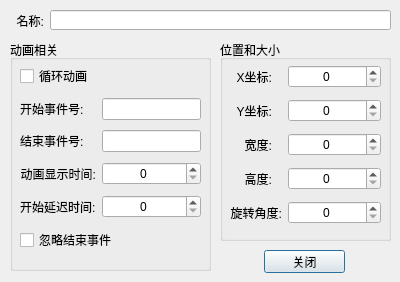
<?xml version="1.0" encoding="UTF-8"?>
<ui version="4.0">
 <class>CItemPropertyDialog</class>
 <widget class="QDialog" name="CItemPropertyDialog">
  <property name="geometry">
   <rect>
    <x>0</x>
    <y>0</y>
    <width>400</width>
    <height>282</height>
   </rect>
  </property>
  <property name="sizePolicy">
   <sizepolicy hsizetype="Fixed" vsizetype="Fixed">
    <horstretch>0</horstretch>
    <verstretch>0</verstretch>
   </sizepolicy>
  </property>
  <property name="minimumSize">
   <size>
    <width>400</width>
    <height>282</height>
   </size>
  </property>
  <property name="maximumSize">
   <size>
    <width>400</width>
    <height>282</height>
   </size>
  </property>
  <property name="windowTitle">
   <string>编辑属性</string>
  </property>
  <widget class="QPushButton" name="btnOK">
   <property name="geometry">
    <rect>
     <x>264</x>
     <y>250</y>
     <width>81</width>
     <height>23</height>
    </rect>
   </property>
   <property name="text">
    <string>关闭</string>
   </property>
   <property name="default">
    <bool>true</bool>
   </property>
  </widget>
  <widget class="QLineEdit" name="lineEdit_Name">
   <property name="geometry">
    <rect>
     <x>50</x>
     <y>10</y>
     <width>341</width>
     <height>20</height>
    </rect>
   </property>
  </widget>
  <widget class="QLabel" name="nameLabel">
   <property name="geometry">
    <rect>
     <x>2</x>
     <y>10</y>
     <width>42</width>
     <height>21</height>
    </rect>
   </property>
   <property name="sizePolicy">
    <sizepolicy hsizetype="Fixed" vsizetype="Preferred">
     <horstretch>0</horstretch>
     <verstretch>0</verstretch>
    </sizepolicy>
   </property>
   <property name="minimumSize">
    <size>
     <width>42</width>
     <height>0</height>
    </size>
   </property>
   <property name="text">
    <string>名称:</string>
   </property>
   <property name="alignment">
    <set>Qt::AlignRight|Qt::AlignTrailing|Qt::AlignVCenter</set>
   </property>
  </widget>
  <widget class="QGroupBox" name="groupBox">
   <property name="geometry">
    <rect>
     <x>220</x>
     <y>40</y>
     <width>171</width>
     <height>201</height>
    </rect>
   </property>
   <property name="title">
    <string>位置和大小</string>
   </property>
   <widget class="QWidget" name="layoutWidget">
    <property name="geometry">
     <rect>
      <x>10</x>
      <y>20</y>
      <width>151</width>
      <height>171</height>
     </rect>
    </property>
    <layout class="QGridLayout" name="gridLayout">
     <item row="0" column="0">
      <widget class="QLabel" name="pos_X">
       <property name="sizePolicy">
        <sizepolicy hsizetype="Fixed" vsizetype="Preferred">
         <horstretch>0</horstretch>
         <verstretch>0</verstretch>
        </sizepolicy>
       </property>
       <property name="minimumSize">
        <size>
         <width>42</width>
         <height>0</height>
        </size>
       </property>
       <property name="layoutDirection">
        <enum>Qt::LeftToRight</enum>
       </property>
       <property name="text">
        <string>X坐标:</string>
       </property>
       <property name="alignment">
        <set>Qt::AlignRight|Qt::AlignTrailing|Qt::AlignVCenter</set>
       </property>
      </widget>
     </item>
     <item row="0" column="1">
      <widget class="QSpinBox" name="spinBox_X">
       <property name="alignment">
        <set>Qt::AlignCenter</set>
       </property>
       <property name="maximum">
        <number>5000</number>
       </property>
      </widget>
     </item>
     <item row="1" column="0">
      <widget class="QLabel" name="pos_Y">
       <property name="sizePolicy">
        <sizepolicy hsizetype="Fixed" vsizetype="Preferred">
         <horstretch>0</horstretch>
         <verstretch>0</verstretch>
        </sizepolicy>
       </property>
       <property name="minimumSize">
        <size>
         <width>42</width>
         <height>0</height>
        </size>
       </property>
       <property name="layoutDirection">
        <enum>Qt::LeftToRight</enum>
       </property>
       <property name="text">
        <string>Y坐标:</string>
       </property>
       <property name="alignment">
        <set>Qt::AlignRight|Qt::AlignTrailing|Qt::AlignVCenter</set>
       </property>
      </widget>
     </item>
     <item row="1" column="1">
      <widget class="QSpinBox" name="spinBox_Y">
       <property name="alignment">
        <set>Qt::AlignCenter</set>
       </property>
       <property name="maximum">
        <number>5000</number>
       </property>
      </widget>
     </item>
     <item row="2" column="0">
      <widget class="QLabel" name="size_Width">
       <property name="sizePolicy">
        <sizepolicy hsizetype="Fixed" vsizetype="Preferred">
         <horstretch>0</horstretch>
         <verstretch>0</verstretch>
        </sizepolicy>
       </property>
       <property name="minimumSize">
        <size>
         <width>42</width>
         <height>0</height>
        </size>
       </property>
       <property name="layoutDirection">
        <enum>Qt::LeftToRight</enum>
       </property>
       <property name="text">
        <string>宽度:</string>
       </property>
       <property name="alignment">
        <set>Qt::AlignRight|Qt::AlignTrailing|Qt::AlignVCenter</set>
       </property>
      </widget>
     </item>
     <item row="2" column="1">
      <widget class="QSpinBox" name="spinBox_Width">
       <property name="alignment">
        <set>Qt::AlignCenter</set>
       </property>
       <property name="maximum">
        <number>1000</number>
       </property>
      </widget>
     </item>
     <item row="3" column="0">
      <widget class="QLabel" name="size_Height">
       <property name="sizePolicy">
        <sizepolicy hsizetype="Fixed" vsizetype="Preferred">
         <horstretch>0</horstretch>
         <verstretch>0</verstretch>
        </sizepolicy>
       </property>
       <property name="minimumSize">
        <size>
         <width>42</width>
         <height>0</height>
        </size>
       </property>
       <property name="layoutDirection">
        <enum>Qt::LeftToRight</enum>
       </property>
       <property name="text">
        <string>高度:</string>
       </property>
       <property name="alignment">
        <set>Qt::AlignRight|Qt::AlignTrailing|Qt::AlignVCenter</set>
       </property>
      </widget>
     </item>
     <item row="3" column="1">
      <widget class="QSpinBox" name="spinBox_Height">
       <property name="alignment">
        <set>Qt::AlignCenter</set>
       </property>
       <property name="maximum">
        <number>1000</number>
       </property>
      </widget>
     </item>
     <item row="4" column="0">
      <widget class="QLabel" name="pos_X_2">
       <property name="sizePolicy">
        <sizepolicy hsizetype="Fixed" vsizetype="Preferred">
         <horstretch>0</horstretch>
         <verstretch>0</verstretch>
        </sizepolicy>
       </property>
       <property name="minimumSize">
        <size>
         <width>42</width>
         <height>0</height>
        </size>
       </property>
       <property name="layoutDirection">
        <enum>Qt::LeftToRight</enum>
       </property>
       <property name="text">
        <string>旋转角度:</string>
       </property>
       <property name="alignment">
        <set>Qt::AlignRight|Qt::AlignTrailing|Qt::AlignVCenter</set>
       </property>
      </widget>
     </item>
     <item row="4" column="1">
      <widget class="QSpinBox" name="spinBox_Rotation">
       <property name="alignment">
        <set>Qt::AlignCenter</set>
       </property>
       <property name="maximum">
        <number>360</number>
       </property>
      </widget>
     </item>
    </layout>
   </widget>
  </widget>
  <widget class="QGroupBox" name="groupBox_2">
   <property name="geometry">
    <rect>
     <x>10</x>
     <y>40</y>
     <width>201</width>
     <height>231</height>
    </rect>
   </property>
   <property name="title">
    <string>动画相关</string>
   </property>
   <widget class="QWidget" name="layoutWidget">
    <property name="geometry">
     <rect>
      <x>10</x>
      <y>20</y>
      <width>181</width>
      <height>201</height>
     </rect>
    </property>
    <layout class="QGridLayout" name="gridLayout_2">
     <item row="1" column="0">
      <widget class="QLabel" name="eventNumberLabel">
       <property name="layoutDirection">
        <enum>Qt::RightToLeft</enum>
       </property>
       <property name="text">
        <string>开始事件号:</string>
       </property>
      </widget>
     </item>
     <item row="2" column="1">
      <widget class="QLineEdit" name="lineEdit_Event_Stop"/>
     </item>
     <item row="3" column="0">
      <widget class="QLabel" name="showTimeLabel">
       <property name="layoutDirection">
        <enum>Qt::RightToLeft</enum>
       </property>
       <property name="text">
        <string>动画显示时间:</string>
       </property>
       <property name="alignment">
        <set>Qt::AlignRight|Qt::AlignTrailing|Qt::AlignVCenter</set>
       </property>
      </widget>
     </item>
     <item row="5" column="0" colspan="2">
      <widget class="QCheckBox" name="checkBox_IgnoreEndEvent">
       <property name="text">
        <string>忽略结束事件</string>
       </property>
      </widget>
     </item>
     <item row="4" column="0">
      <widget class="QLabel" name="eventNumberLabel_3">
       <property name="layoutDirection">
        <enum>Qt::RightToLeft</enum>
       </property>
       <property name="text">
        <string>开始延迟时间:</string>
       </property>
      </widget>
     </item>
     <item row="1" column="1">
      <widget class="QLineEdit" name="lineEdit_Event_Start"/>
     </item>
     <item row="2" column="0">
      <widget class="QLabel" name="eventNumberLabel_2">
       <property name="layoutDirection">
        <enum>Qt::RightToLeft</enum>
       </property>
       <property name="text">
        <string>结束事件号:</string>
       </property>
      </widget>
     </item>
     <item row="0" column="0">
      <widget class="QCheckBox" name="checkBox_Loop">
       <property name="text">
        <string>循环动画</string>
       </property>
      </widget>
     </item>
     <item row="3" column="1">
      <widget class="QSpinBox" name="spinBox_Duriation">
       <property name="alignment">
        <set>Qt::AlignCenter</set>
       </property>
       <property name="maximum">
        <number>100000</number>
       </property>
       <property name="singleStep">
        <number>100</number>
       </property>
      </widget>
     </item>
     <item row="4" column="1">
      <widget class="QSpinBox" name="spinBox_StartDelay">
       <property name="alignment">
        <set>Qt::AlignCenter</set>
       </property>
       <property name="maximum">
        <number>100000</number>
       </property>
       <property name="singleStep">
        <number>100</number>
       </property>
      </widget>
     </item>
    </layout>
   </widget>
  </widget>
 </widget>
 <resources/>
 <connections/>
</ui>
